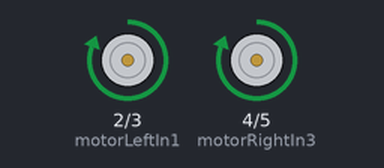
The sketch below on a simulated Arduino Uno, built with avr-gcc and run on an emulated ATmega328P. On the bench: motor-driver pin pairs drawn as motors (green arrow = first pin HIGH = forward, orange = second pin HIGH = backward, longer = more drive).

Above: at 0.1 s.
At 30.1 s:
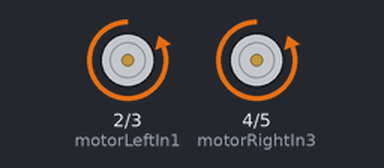
At 90.1 s:
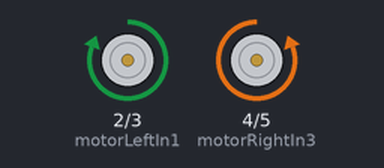
At 125.1 s:
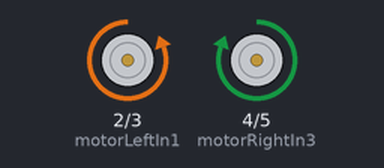
Timing chart, 0 to 126.6 s (numbered marks = the images above):
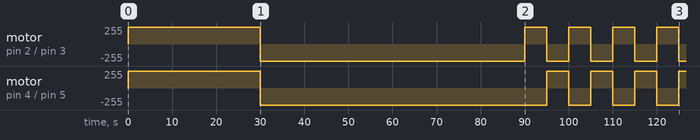

The sketch:

Task1_MotorControl.ino
```cpp
const int motorLeftIn1 = 2;
const int motorLeftIn2 = 3;
const int motorRightIn3 = 4;
const int motorRightIn4 = 5;

void setup() {

  pinMode(motorLeftIn1, OUTPUT);
  pinMode(motorLeftIn2, OUTPUT);
  pinMode(motorRightIn3, OUTPUT);
  pinMode(motorRightIn4, OUTPUT);
}

void loop() {

  moveForward();
  delay(30000);

  moveBackward();
  delay(60000);

  for (int i = 0; i < 6; i++) {
    turnRight();
    delay(5000);

    turnLeft();
    delay(5000);
  }

  stopMotors();
  delay(5000);
}


void moveForward() {
  digitalWrite(motorLeftIn1, HIGH);
  digitalWrite(motorLeftIn2, LOW);
  digitalWrite(motorRightIn3, HIGH);
  digitalWrite(motorRightIn4, LOW);
}


void moveBackward() {
  digitalWrite(motorLeftIn1, LOW);
  digitalWrite(motorLeftIn2, HIGH);
  digitalWrite(motorRightIn3, LOW);
  digitalWrite(motorRightIn4, HIGH);
}


void turnRight() {
  digitalWrite(motorLeftIn1, HIGH);
  digitalWrite(motorLeftIn2, LOW);
  digitalWrite(motorRightIn3, LOW);
  digitalWrite(motorRightIn4, HIGH);
}


void turnLeft() {
  digitalWrite(motorLeftIn1, LOW);
  digitalWrite(motorLeftIn2, HIGH);
  digitalWrite(motorRightIn3, HIGH);
  digitalWrite(motorRightIn4, LOW);
}


void stopMotors() {
  digitalWrite(motorLeftIn1, LOW);
  digitalWrite(motorLeftIn2, LOW);
  digitalWrite(motorRightIn3, LOW);
  digitalWrite(motorRightIn4, LOW);
}
```

Measured:
- by itself, motor on pin 4 (motorRightIn3) / pin 5 (motorRightIn4): goes forward 255/255 30.0 s, backward 255/255 65.0 s, 3 × (forward 255/255 5.0 s, backward 255/255 5.0 s), then forward 255/255
- by itself, motor on pin 2 (motorLeftIn1) / pin 3 (motorLeftIn2): goes forward 255/255 30.0 s, backward 255/255 60.0 s, 3 × (forward 255/255 5.0 s, backward 255/255 5.0 s), forward 255/255 5.0 s, then backward 255/255
